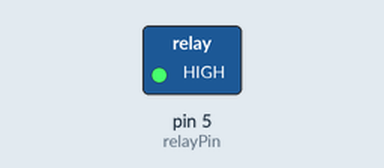
Simulated run of this sketch. Board: Arduino Uno, built with avr-gcc and run on an emulated ATmega328P. Shown: switched loads named in the sketch (green lamp = pin HIGH). What the sketch prints to the serial monitor is not drawn.

Above: at 1.0 s.
At 3.0 s:
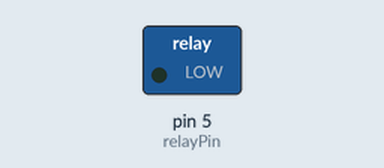
Timing chart, 0 to 5.2 s (numbered marks = the images above):
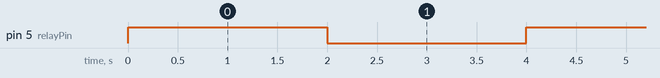

The sketch:

relay.ino
```cpp
#define relayPin 5

void setup() {
  Serial.begin(9600);
  pinMode(relayPin, OUTPUT);
  Serial.println("[Program Started]");
}

void loop() {
  digitalWrite(relayPin, HIGH);
  delay(2000);
  digitalWrite(relayPin, LOW);
  delay(2000);
}
```

Measured:
- by itself, pin 5 (relayPin): alternates HIGH for 2.0 s and LOW for 2.0 s
